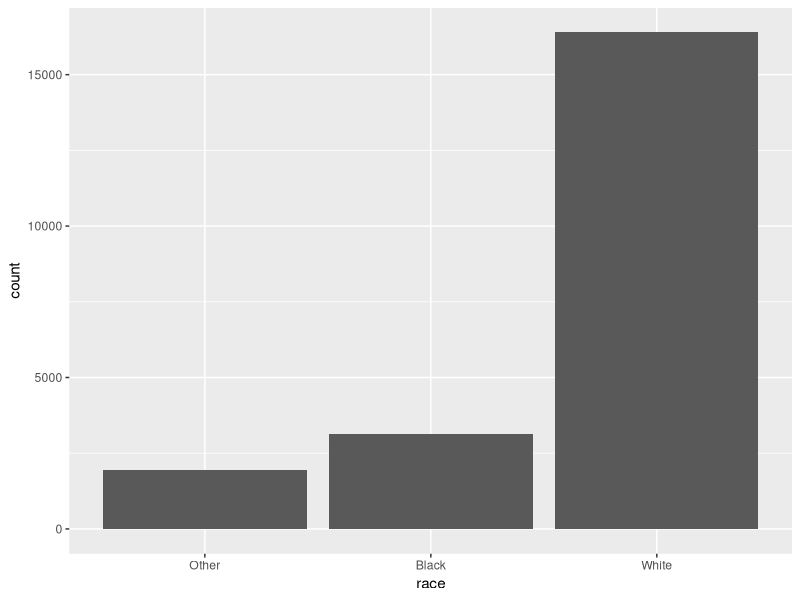
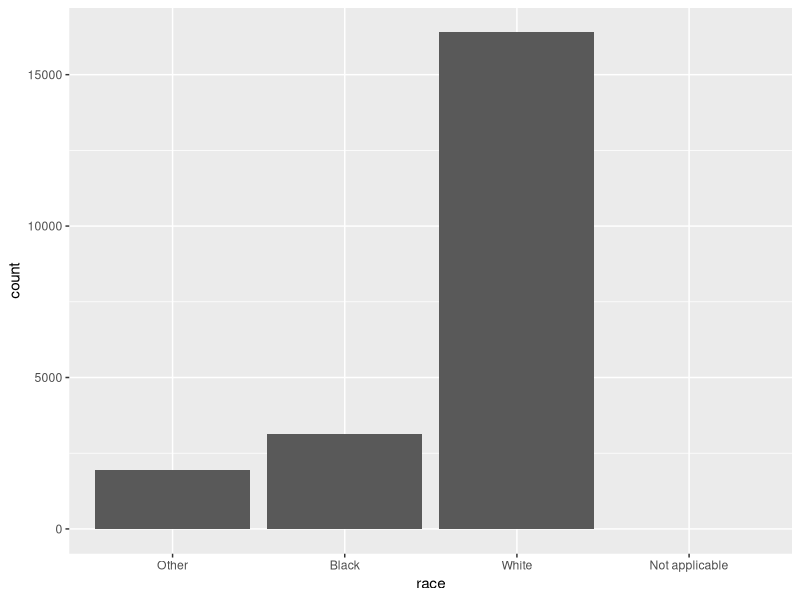
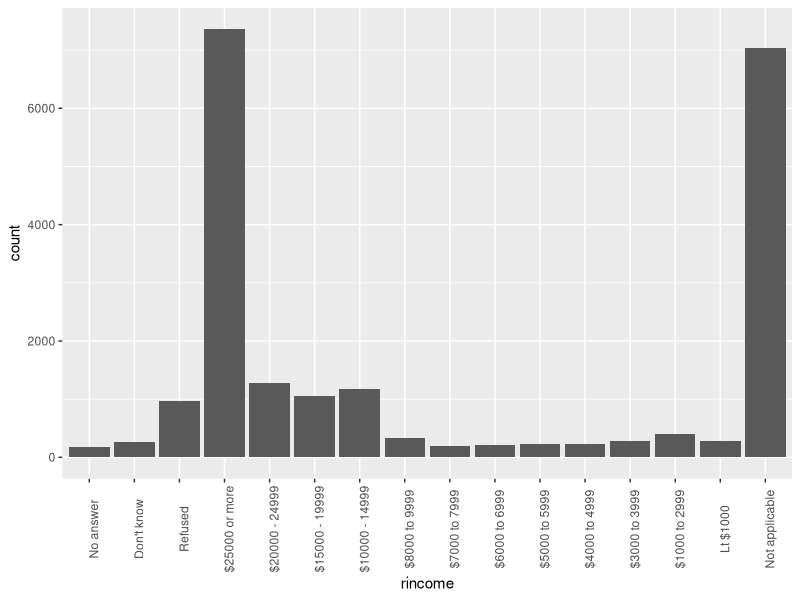
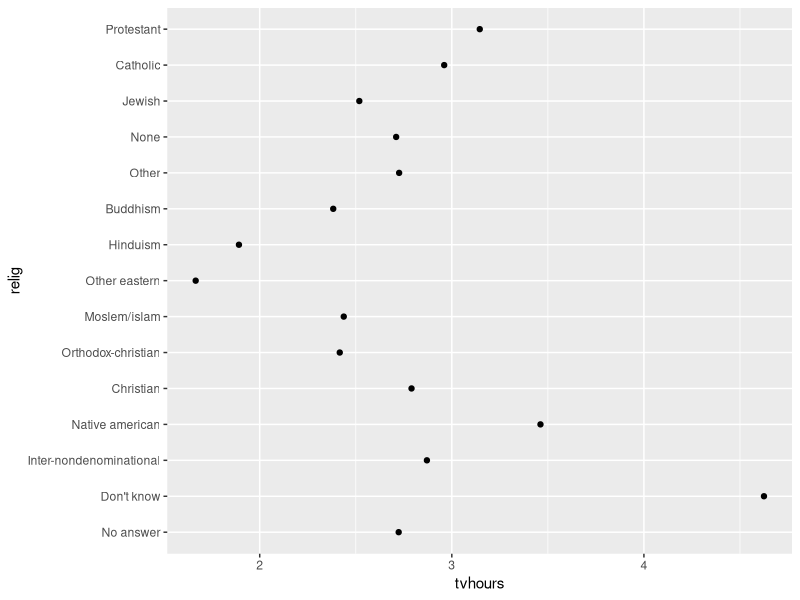
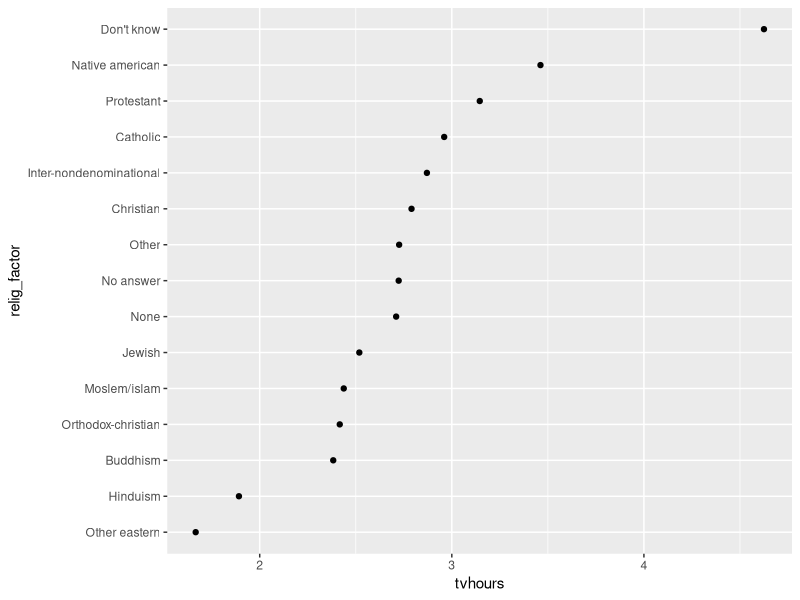
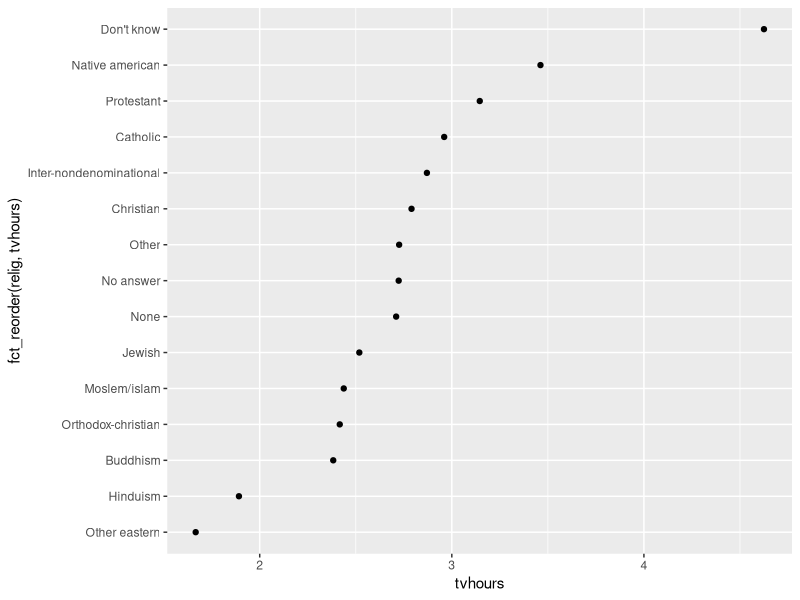
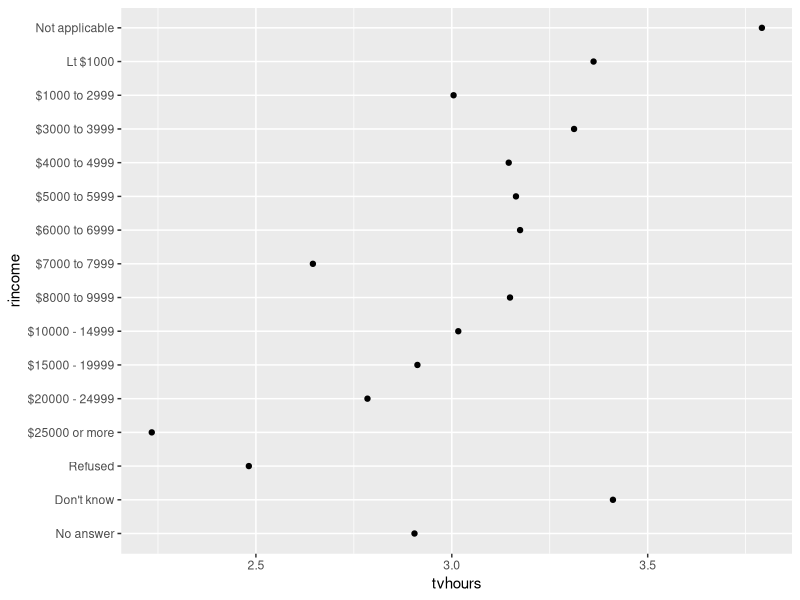
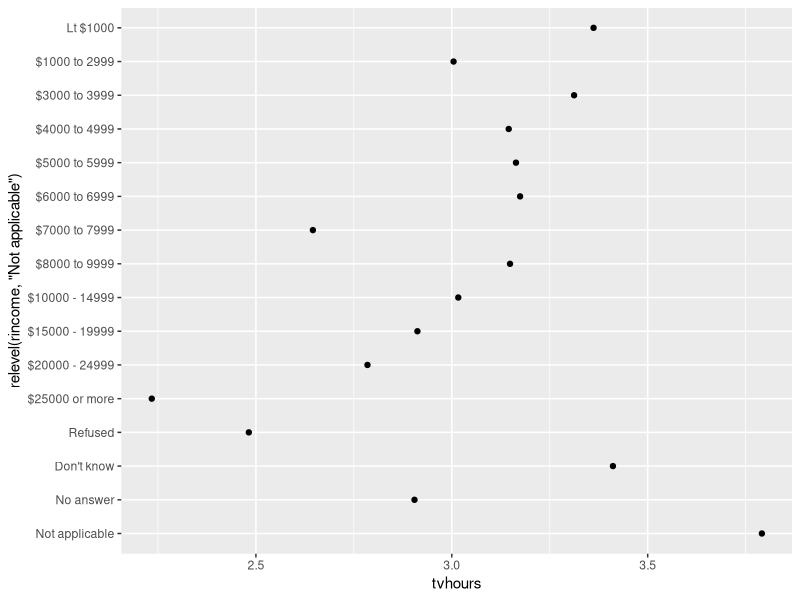

R code for these plots, in order:
## ---- chunk 1
x1 <- c("Dec", "Abr", "Ene", "Mar")
x1

## ---- chunk 2
sort(x1)
## ---- chunk 3
x2 <- c("Dec", "Abr", "Ene", "Marzo")
## ---- chunk 4
niveles <- c("Ene", "Feb", "Mar", "Abr", 
             "May", "Jun", "Jul", "Ag",
            "Set", "Oct", "Nov", "Dec")

## ---- chunk 5
x1
meses_factor <- factor(x1, levels=niveles)
sort(meses_factor)
## ---- chunk 6
x2
meses_factor_2 <- factor(x2, levels=niveles)
meses_factor_2
## ---- chunk 7
library(dplyr)
library(forcats)
## ---- chunk 8
head(gss_cat)
## ---- chunk 9
library(ggplot2)
ggplot(gss_cat, aes(x=race)) + geom_bar()
## ---- chunk 10
ggplot(gss_cat, aes(x=race)) + geom_bar() + 
                scale_x_discrete(drop=FALSE)

## ---- chunk 11

ggplot(gss_cat, aes(x=rincome)) + geom_bar() + 
       theme(axis.text.x=element_text(angle=90))
## ---- chunk 12
relig <- gss_cat %>% 
         group_by(relig) %>%
         summarize(age=mean(age, na.rm=TRUE),
                   tvhours=mean(tvhours, na.rm=TRUE),
                   n=n())

ggplot(relig, aes(tvhours, relig)) + geom_point()
## ---- chunk 13
relig <- relig %>% 
         mutate(relig_factor = fct_reorder(relig, tvhours))

ggplot(relig, aes(tvhours, relig_factor)) + geom_point()
 
## ---- chunk 14
ggplot(relig, aes(tvhours, fct_reorder(relig, tvhours))) + 
       geom_point()

## ---- chunk 15
rincome <- gss_cat %>%
           group_by(rincome) %>%
           summarize(age = mean(age, na.rm=TRUE),
                     tvhours = mean(tvhours, na.rm=TRUE),
                     n=n())

ggplot(rincome, aes(tvhours, rincome)) + 
       geom_point()  
## ---- chunk 16
ggplot(rincome, aes(tvhours, relevel(rincome, "Not applicable"))) + 
       geom_point()
## ---- chunk 17
gss_cat %>%
        mutate(marital = marital %>% fct_infreq() ) %>%

ggplot(aes(marital)) + geom_bar()
## ---- chunk 18
gss_cat %>%
mutate(marital = marital %>% fct_infreq() %>% fct_rev()) %>%

ggplot(aes(marital)) + geom_bar()
## ---- chunk 19
gss_cat %>% count(partyid)
## ---- chunk 20
gss_cat %>% 
  mutate(partyid = fct_recode(partyid,
         "Republican, strong" = "Strong republican",
         "Republican, weak" = "Not str republican",
         "Independent, near rep" = "Ind,near rep",
         "Independent, near dem" = "Ind,near dem",
         "Democrat, weak" = "Not str democrat",
         "Democrat, strong" = "Strong democrat")) %>% 
  count(partyid) 
## ---- chunk 21
gss_cat %>%
  mutate(partyid = fct_collapse(partyid,
         other = c("No answer", "Don't know", "Other party"),
         rep = c("Strong republican", "Not str republican"),
         ind = c("Ind,near rep", "Independent", "Ind,near dem"),
         dem = c("Not str democrat", "Strong democrat"))) %>%
  count(partyid)
## ---- chunk 22
gss_cat %>%
  mutate(relig = fct_lump(relig, n = 10, other_level="otros")) %>%
  count(relig, sort = TRUE)
